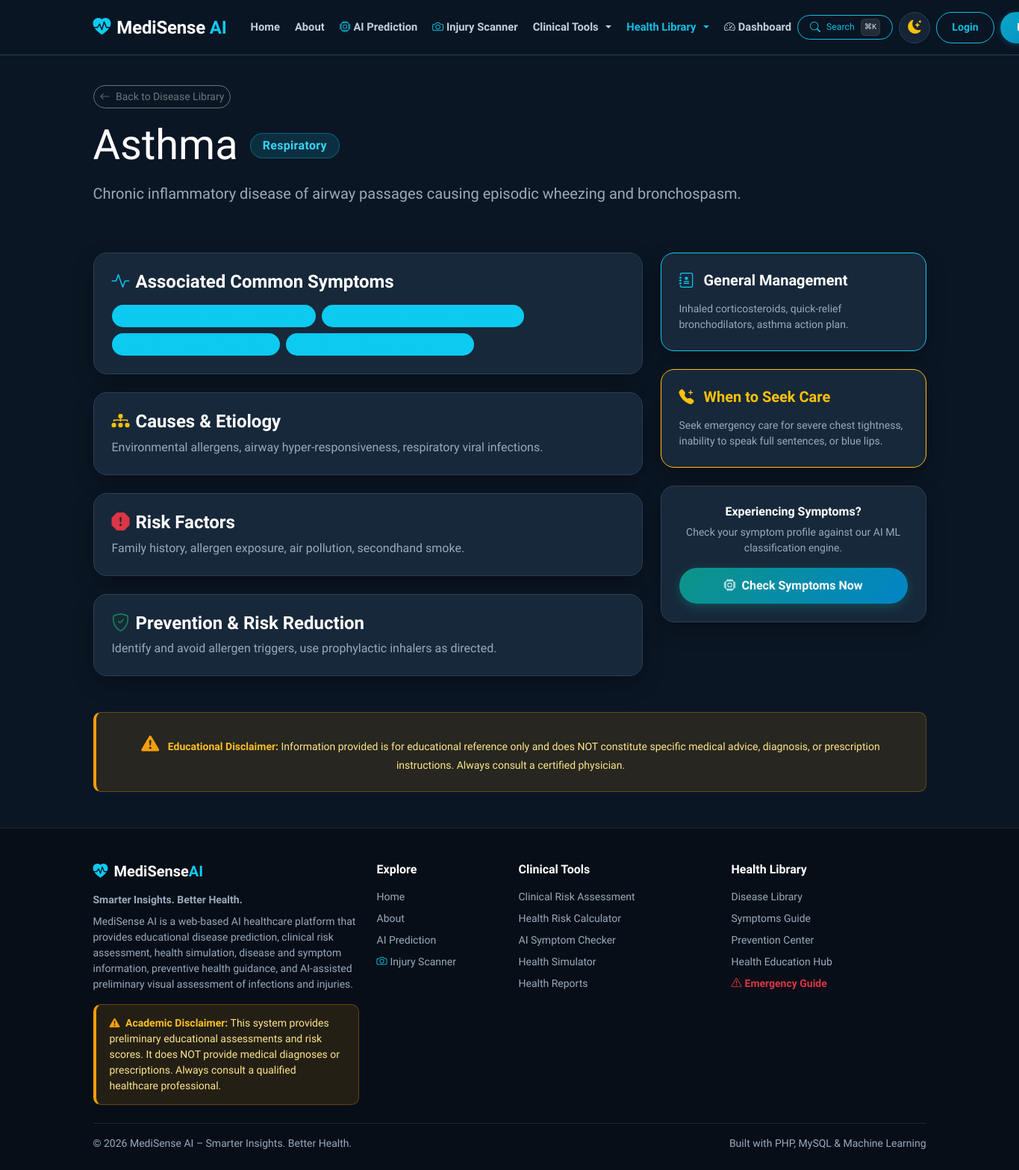
/disease_detail.php?id=4, run on the app's committed database.
### tables this page shows
CREATE TABLE `diseases` (
  `id` INT AUTO_INCREMENT PRIMARY KEY,
  `name` VARCHAR(100) NOT NULL UNIQUE,
  `category` VARCHAR(100) NOT NULL,
  `short_description` TEXT NOT NULL,
  `causes` TEXT NOT NULL,
  `risk_factors` TEXT NOT NULL,
  `prevention` TEXT NOT NULL,
  `management` TEXT NOT NULL,
  `when_to_seek_care` TEXT NOT NULL,
  INDEX `idx_diseases_category` (`category`),
  INDEX `idx_diseases_name` (`name`)
);

### includes/functions.php (called while the page is built, shortened)
<?php
function sanitize($data) {
    return htmlspecialchars(trim($data), ENT_QUOTES, 'UTF-8');
}

### disease_detail.php (the view, shortened to what this page needs)
<?php
require_once __DIR__ . '/includes/functions.php';
$pdo = get_db_connection();
$id = isset($_GET['id']) ? intval($_GET['id']) : 0;
$name = isset($_GET['name']) ? trim($_GET['name']) : '';
$disease = null;
$symptoms = [];
if ($pdo) {
    try {
        if ($id > 0) {
            $stmt = $pdo->prepare("SELECT * FROM diseases WHERE id = ?");
            $stmt->execute([$id]);
            $disease = $stmt->fetch();
        } elseif ($name !== '') {
            $stmt = $pdo->prepare("SELECT * FROM diseases WHERE name LIKE ?");
            $stmt->execute(['%' . $name . '%']);
            $disease = $stmt->fetch();
        }
        if ($disease) {
            $sym_stmt = $pdo->prepare("
                SELECT s.* FROM symptoms s
                JOIN disease_symptoms ds ON s.id = ds.symptom_id
                WHERE ds.disease_id = ?
            ");
            $sym_stmt->execute([$disease['id']]);
            $symptoms = $sym_stmt->fetchAll();
        }
    } catch (PDOException $e) {
        $disease = null;
    }
}
require_once __DIR__ . '/includes/header.php';
?>
<div class="row py-3">
    <div class="col-lg-12">
        <a href="diseases.php" class="btn btn-outline-secondary btn-sm rounded-pill mb-3">
            <i class="bi bi-arrow-left me-1"></i> Back to Disease Library
        </a>
        <div class="d-flex align-items-center gap-3">
            <h1 class="display-4 fw-extrabold mb-0"><?= sanitize($disease['name']) ?></h1>
            <span class="badge hero-badge px-3 py-2 rounded-pill fw-bold fs-6"><?= sanitize($disease['category']) ?></span>
        </div>
        <p class="lead text-muted mt-3"><?= sanitize($disease['short_description']) ?></p>
    </div>
</div>
<div class="row g-4 my-2">
    <div class="col-lg-8">
        <div class="card-custom p-4 mb-4">
            <h4 class="fw-bold mb-3 d-flex align-items-center">
                <i class="bi bi-activity text-info me-2"></i> Associated Common Symptoms
            </h4>
            <div class="d-flex flex-wrap gap-2">
                <?php if (!empty($symptoms)): ?>
                    <?php foreach ($symptoms as $s): ?>
                        <span class="badge bg-info bg-opacity-20 text-info border border-info border-opacity-25 px-3 py-2 rounded-pill">
                        </span>
                    <?php endforeach; ?>
                <?php else: ?>
                    <span class="text-muted small">Standard clinical symptom constellation.</span>
                <?php endif; ?>
            </div>
        </div>
        <div class="card-custom p-4 mb-4">
            <h4 class="fw-bold mb-2 d-flex align-items-center">
                <i class="bi bi-diagram-3-fill text-warning me-2"></i> Causes & Etiology
            </h4>
            <p class="text-muted mb-0"><?= sanitize($disease['causes']) ?></p>
        </div>
        <div class="card-custom p-4 mb-4">
            <h4 class="fw-bold mb-2 d-flex align-items-center">
                <i class="bi bi-exclamation-octagon-fill text-danger me-2"></i> Risk Factors
            </h4>
            <p class="text-muted mb-0"><?= sanitize($disease['risk_factors']) ?></p>
        </div>
        <div class="card-custom p-4 mb-4">
            <h4 class="fw-bold mb-2 d-flex align-items-center">
                <i class="bi bi-shield-check text-success me-2"></i> Prevention & Risk Reduction
            </h4>
            <p class="text-muted mb-0"><?= sanitize($disease['prevention']) ?></p>
        </div>
    </div>
    <div class="col-lg-4">
        <div class="card-custom p-4 mb-4 border-info">
            <h5 class="fw-bold mb-3"><i class="bi bi-journal-medical text-info me-2"></i> General Management</h5>
            <p class="small text-muted mb-0"><?= sanitize($disease['management']) ?></p>
        </div>
        <div class="card-custom p-4 mb-4 border-warning">
            <h5 class="fw-bold text-warning mb-3"><i class="bi bi-telephone-plus-fill me-2"></i> When to Seek Care</h5>
            <p class="small text-muted mb-0"><?= sanitize($disease['when_to_seek_care']) ?></p>
        </div>
        <div class="card-custom p-4 text-center">
            <h6 class="fw-bold mb-2">Experiencing Symptoms?</h6>
            <p class="small text-muted mb-3">Check your symptom profile against our AI ML classification engine.</p>
            <a href="prediction.php" class="btn btn-primary-custom w-100 rounded-pill"><i class="bi bi-cpu me-1"></i> Check Symptoms Now</a>
        </div>
    </div>
</div>
<div class="disclaimer-banner my-4 p-4 text-center">
    <i class="bi bi-exclamation-triangle-fill fs-4 me-2"></i>
    <strong>Educational Disclaimer:</strong> Information provided is for educational reference only and does NOT constitute specific medical advice, diagnosis, or prescription instructions. Always consult a certified physician.
</div>
<?php
require_once __DIR__ . '/includes/footer.php';
?>

### assets/css/style.css (style rules this page uses)
:root, [data-theme="dark"], [data-bs-theme="dark"] { --accent-primary: #12bfe3; --accent-primary-hover: #0aa6c5; --accent-secondary: #0d9488; --accent-secondary-hover: #0f766e; --accent-teal: #0d9488; --accent-teal-hover: #0f766e; --accent-cyan: #12bfe3; --accent-cyan-hover: #0aa6c5; --accent-blue: #0284c7; --accent-amber: #f59e0b; --accent-rose: #f43f5e; --accent-green: #10b981; --color-danger: #ef4444; --color-warning: #f59e0b; --color-success: #10b981; --color-info: #12bfe3; --accent: #12bfe3; --accent-dark: #0aa6c5; --button-text: #ffffff; --bg-primary: #0b1624; --bg-secondary: #111f30; --bg-card: #17283a; --bg-card-hover: #1c2e42; --bg-card-subtle: #0f1c2b; --bg-input: #0f1c2b; --text-input: #ffffff; --bg-body: #0b1624; --bg-main: #0b1624; --bg-surface: #111f30; --card-bg: #17283a; --card-border: #2b4054; --surface: #17283a; --surface-secondary: #0f1c2b; --border-color: #2b4054; --border-subtle: rgba(255, 255, 255, 0.08); --border-card: #2b4054; --border-input: #334a60; --border-focus: #12bfe3; --text-primary: #ffffff; --text-heading: #ffffff; --text-secondary: #c3cfdd; --text-main: #c3cfdd; --text-muted: #9aaabd; --navbar-bg: rgba(11, 22, 36, 0.94); --navbar-text: #c3cfdd; --footer-bg: #070e17; --footer-heading: #ffffff; --footer-text: #9aaabd; --footer-border: #1a2938; --hero-bg: linear-gradient(135deg, #0b1624 0%, #17283a 55%, #0f3545 100%); --hero-gradient: linear-gradient(135deg, #0b1624 0%, #17283a 55%, #0f3545 100%); --hero-heading: #ffffff; --hero-text: #c3cfdd; --hero-badge-bg: rgba(18, 191, 227, 0.15); --hero-badge-text: #38d3f2; --hero-badge-border: rgba(18, 191, 227, 0.35); --hero-btn-sec-color: #ffffff; --hero-btn-sec-border: rgba(255, 255, 255, 0.35); --hero-btn-sec-hover: rgba(255, 255, 255, 0.12); --shadow: rgba(0, 0, 0, 0.3); --shadow-sm: 0 2px 8px rgba(0, 0, 0, 0.3); --shadow-md: 0 6px 20px rgba(0, 0, 0, 0.4); --shadow-lg: 0 12px 36px rgba(0, 0, 0, 0.55); --shadow-card: 0 10px 30px -5px rgba(0, 0, 0, 0.45); --shadow-elevated: 0 20px 40px -10px rgba(0, 0, 0, 0.6); --tile-bg-unselected: #111f30; --tile-border-unselected: #1f3347; --tile-text-unselected: #9aaabd; --tile-hover-bg: #17283a; --tile-hover-border: #334a60; --tile-bg-selected: linear-gradient(135deg, #0f4c5c 0%, #0c3852 100%); --tile-border-selected: #12bfe3; --tile-text-selected: #ffffff; --tile-shadow-selected: 0 8px 24px -4px rgba(18, 191, 227, 0.4), inset 0 1px 0 rgba(255, 255, 255, 0.35); --tile-indicator-bg: #12bfe3; --tile-indicator-color: #0b1624; }
body { font-family: 'Plus Jakarta Sans', -apple-system, BlinkMacSystemFont, sans-serif; background-color: var(--bg-main); color: var(--text-main); display: flex; flex-direction: column; min-height: 100vh; transition: background-color 0.25s ease, color 0.25s ease; }
h1, h2, h3, h4, h5, h6, .text-heading { color: var(--text-heading); transition: color 0.2s ease; }
.text-muted { color: var(--text-muted) !important; }
.card-custom { background: var(--bg-card); border: 1px solid var(--border-card); border-radius: 18px; box-shadow: var(--shadow-card); color: var(--text-main); transition: transform 0.25s ease, box-shadow 0.25s ease, background-color 0.25s ease, border-color 0.25s ease; }
.hero-badge { background: var(--hero-badge-bg) !important; color: var(--hero-badge-text) !important; border: 1px solid var(--hero-badge-border) !important; font-weight: 700; letter-spacing: 0.02em; }
.btn-primary-custom { background: linear-gradient(135deg, #0d9488 0%, #0284c7 100%); color: #ffffff !important; font-weight: 700; border-radius: 12px; border: none; padding: 12px 28px; box-shadow: 0 4px 14px rgba(13, 148, 136, 0.35); transition: all 0.25s ease; }
.disclaimer-banner { background: rgba(245, 158, 11, 0.08); border: 1px solid rgba(217, 119, 6, 0.25); border-left: 4px solid #d97706; color: #92400e; padding: 14px 18px; border-radius: 10px; font-size: 0.875rem; }
.disclaimer-banner .bi-exclamation-triangle-fill { color: #d97706; }
.disclaimer-banner strong, .disclaimer-banner .disclaimer-title { color: #78350f; font-weight: 700; }
[data-theme="dark"] .disclaimer-banner { background: rgba(245, 158, 11, 0.12); border: 1px solid rgba(245, 158, 11, 0.3); border-left: 4px solid #f59e0b; color: #fde68a; }
[data-theme="dark"] .disclaimer-banner .bi-exclamation-triangle-fill { color: #f59e0b; }
[data-theme="dark"] .disclaimer-banner strong, [data-theme="dark"] .disclaimer-banner .disclaimer-title { color: #fbbf24; font-weight: 700; }

### data on the page
diseases: name "Asthma", category "Respiratory", short_description "Chronic inflammatory disease of airway passages causing episodic wheezing and bronchospasm.", causes "Environmental allergens, airway hyper-responsiveness, respiratory viral infections.", risk_factors "Family history, allergen exposure, air pollution, secondhand smoke.", prevention "Identify and avoid allergen triggers, use prophylactic inhalers as directed.", management "Inhaled corticosteroids, quick-relief bronchodilators, asthma action plan.", when_to_seek_care "Seek emergency care for severe chest tightness, inability to speak full sentences, or blue lips."
